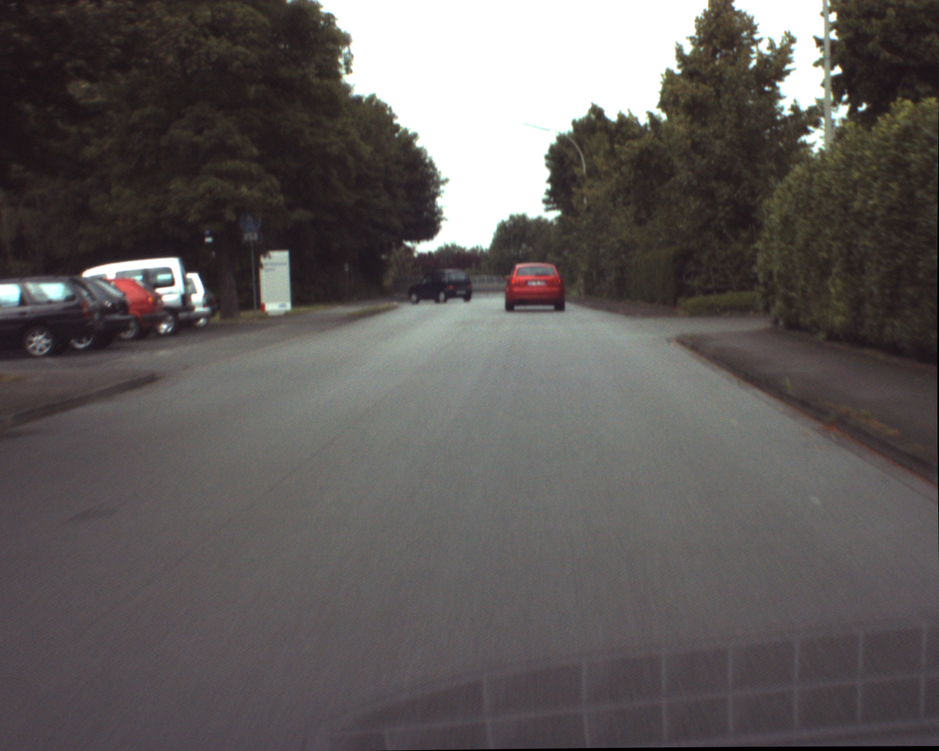
%> input picture Lab04/M-files/ur_c_s_03a_01_L_0376.png, 939 x 751 px, shrunk from 1280 x 1024 before the run
$ octave --eval "result = colorMaps(imread('ur_c_s_03a_01_L_0376.png'));"   (GNU Octave 9; MATLAB toolbox functions it lacks are replaced by stand-ins)
%> lines starting %> are read from the running program, lines starting %| are printed output that depends on the picture
%% Display images
% Display  the images in grayscale and split them in the three RGB channels and in the three HSV channel

function [chHue,imgGray] = colorMaps(imgRgb)

imgHsv = rgb2hsv(imgRgb);
%> imgHsv: size 751x939x3 double; mean H, S, V 0.427, 0.126, 0.379
imgGray = rgb2gray(imgRgb);
figure,imagesc(imgGray),colormap gray,title('Grayscale image')
chRed = imgRgb(:,:,1);
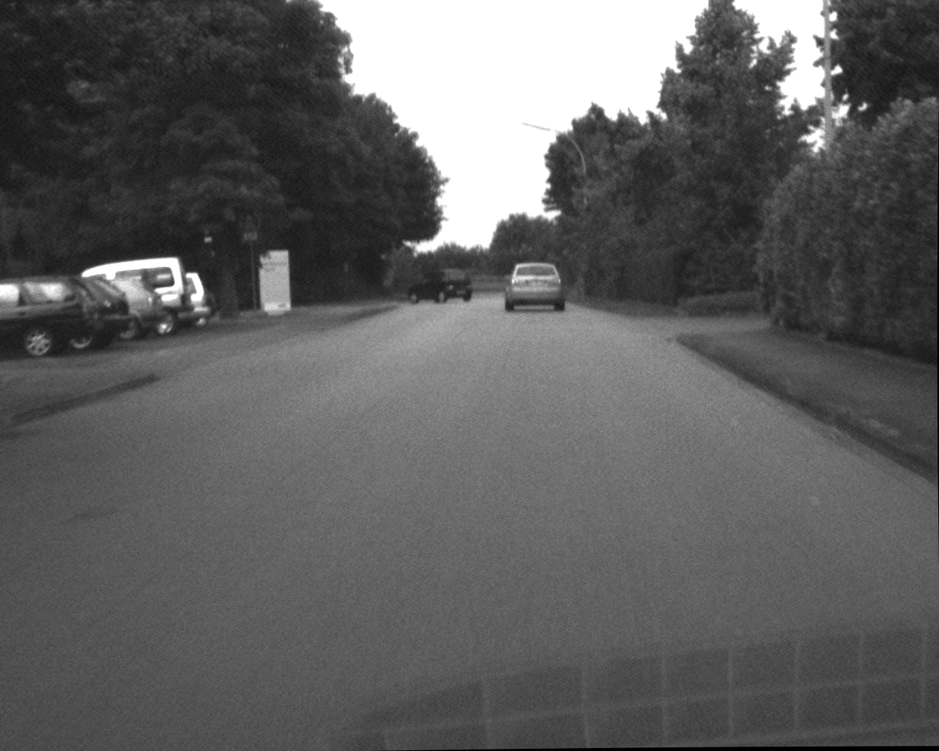
%> chRed: size 751x939 uint8; min 0, max 255, mean 95.5
chGreen = imgRgb(:,:,2);
chBlue = imgRgb(:,:,3);
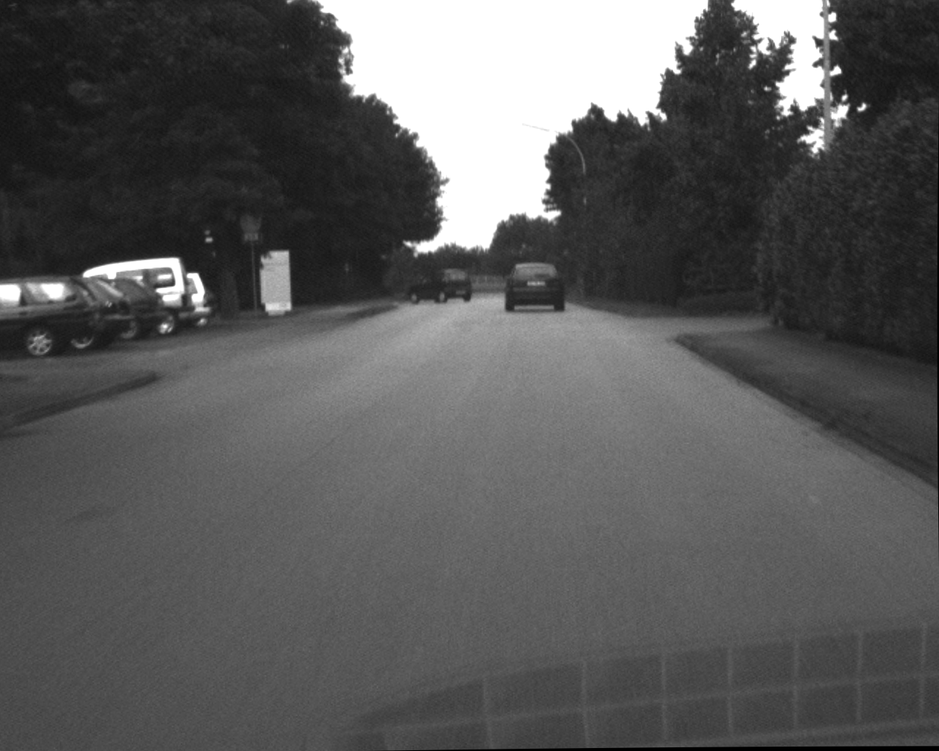
%> chBlue: size 751x939 uint8; min 0, max 255, mean 90
chHue = imgHsv(:,:,1);
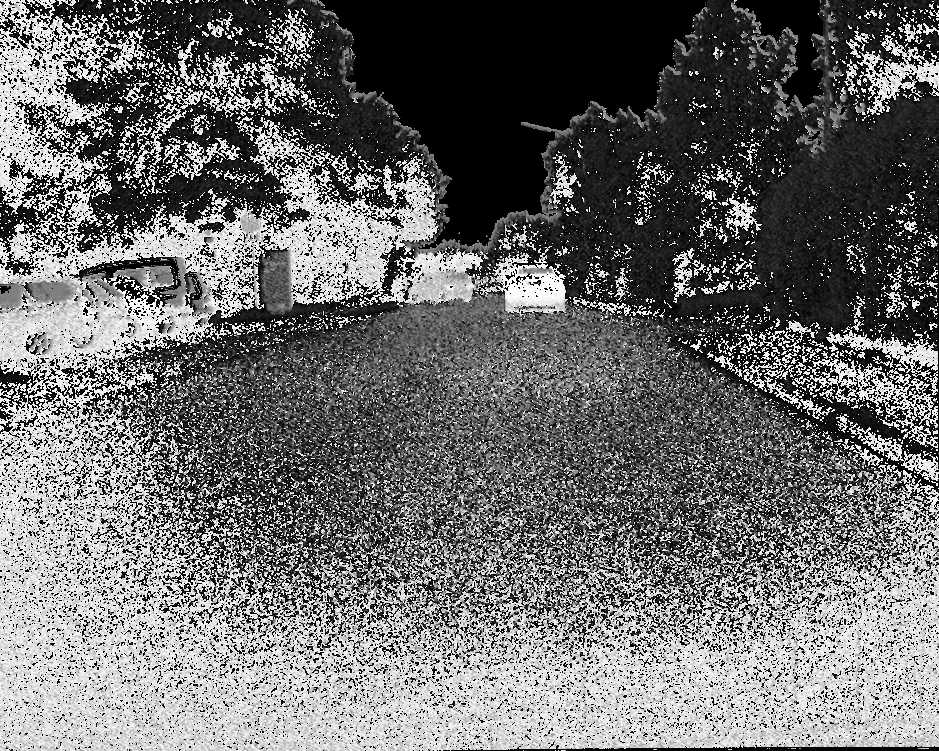
%> chHue: size 751x939 double; min 0, max 0.999, mean 0.427
chSat = imgHsv(:,:,2);
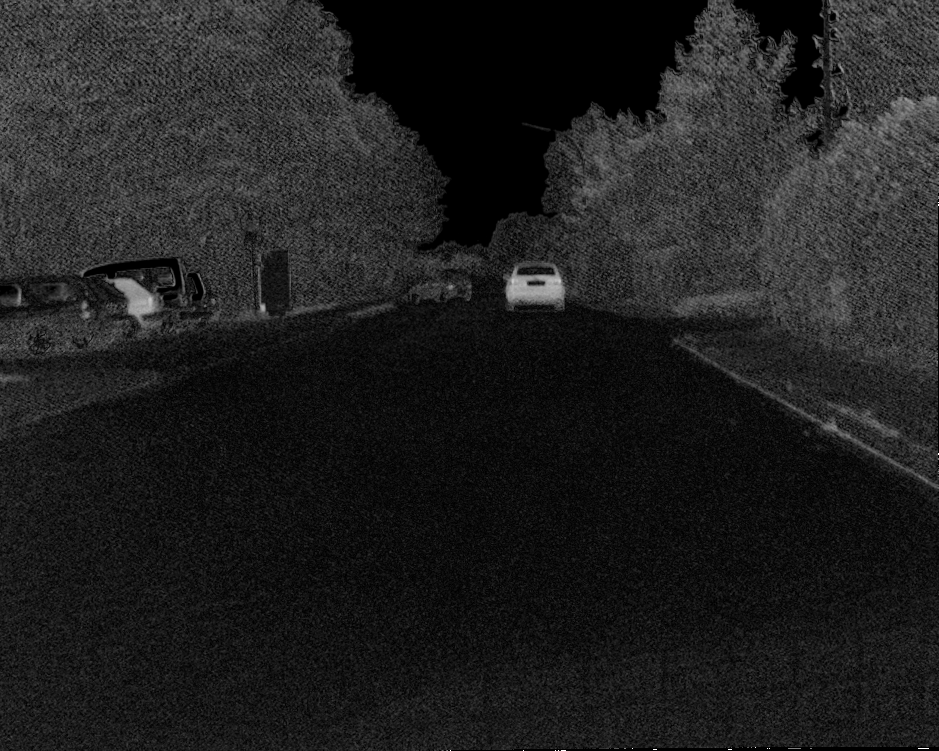
%> chSat: size 751x939 double; min 0, max 1, mean 0.126
chValue = imgHsv(:,:,3);
figure,subplot(236)
subplot(231),imagesc(chRed),colormap gray,title('R component') % Red
subplot(232),imagesc(chGreen),colormap gray,title('G component') % Green
subplot(233),imagesc(chBlue),colormap gray,title('B component') % Blue
subplot(234),imagesc(chHue),colormap gray,title('H component') % Hue
subplot(235),imagesc(chSat),colormap gray,title('S component') % Saturation
subplot(236),imagesc(chValue),colormap gray,title('V component') % Intensity
